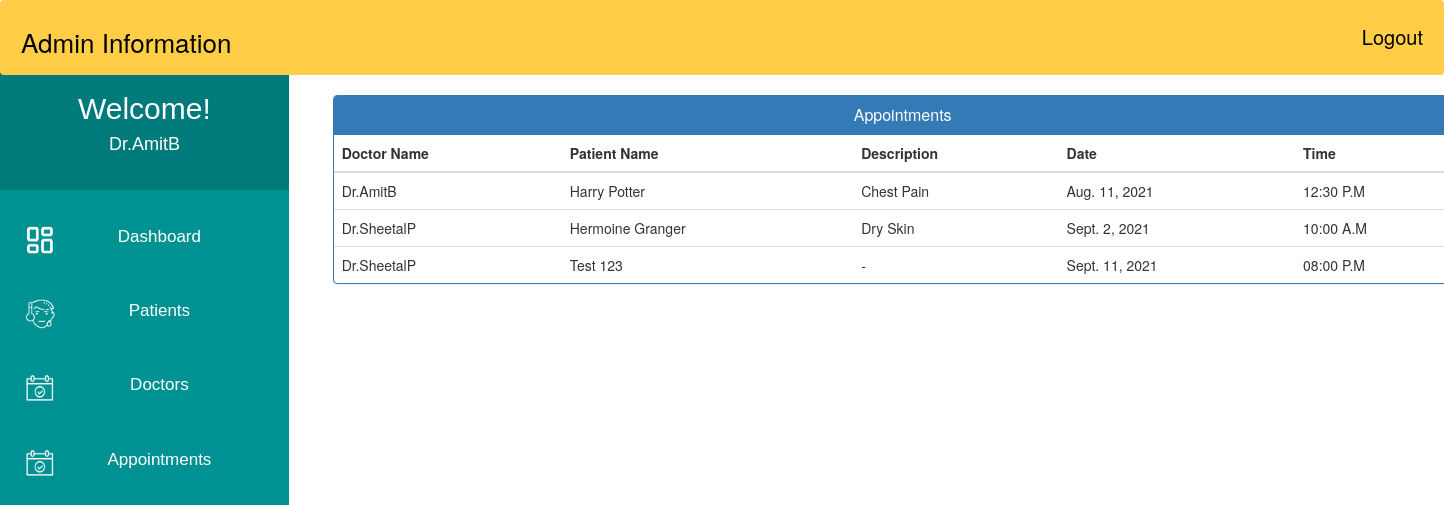
/admin_view_appointment/ (signed in), run on the app's committed database.
### MyApp/models.py (models this page shows, shortened)
class Appointment(models.Model):
    patientId=models.PositiveIntegerField(null=True)
    doctorId=models.PositiveIntegerField(null=True)
    patientName=models.CharField(max_length=40,null=True)
    doctorName=models.CharField(max_length=40,null=True)
    appointmentDate=models.DateField(null=False)
    description=models.TextField(max_length=500)
    status=models.BooleanField(default=False)
    time = models.CharField(max_length=10, choices=Time,default="")

### MyApp/views.py (the view)
# urls.py: path('admin_view_appointment/', views.admin_view_appointment, name="admin_view_appointment"),
@login_required(login_url='adminlogin')
def admin_view_appointment(request):
    appointments=Appointment.objects.all().filter(status=True)
    return render(request,'MyApp/admin_view_appointment.html',{'appointments':appointments})

### templates/MyApp/admin_view_appointment.html (shortened to what this page needs)
{% extends 'MyApp/admin_base.html' %}
{% block content_dashboard %}
<head>
  <link href="//netdna.bootstrapcdn.com/bootstrap/3.0.0/css/bootstrap.min.css" rel="stylesheet" id="bootstrap-css">
</head>
<div class="container" style="margin-left:22%; margin-right:5%;">
  <div class="panel panel-primary">
    <div class="panel-heading">
      <h6 class="panel-title">Appointments</h6>
    </div>
    <table class="table table-hover" id="dev-table">
      <thead>
        <tr>
          <th>Doctor Name</th>
          <th>Patient Name</th>
          <th>Description</th>
          <th>Date</th>
          <th>Time</th>
        </tr>
      </thead>
      {% for a in appointments %}
      <tr>
        <td> {{a.doctorName}}</td>
        <td>{{a.patientName}}</td>
        <td>{{a.description}}</td>
        <td>{{a.appointmentDate}}</td>
        <td>{{a.time}}</td>
      </tr>
      {% endfor %}
    </table>
  </div>
</div>
{% endblock content_dashboard %}

### templates/MyApp/admin_base.html (shortened to what this page needs)
<!DOCTYPE html>
{% load staticfiles %}
<html lang="en">
<head>
</head>
<body>
    <div class="navbar">
        <a>Admin Information</a>
        <a href="{% url 'MyApp:logout' %}" class="logoutbtn" style="font-size:18px, text-align: center;">Logout</a>
    </div>
     <div class="sidebar">
        <div class="userprofile">
            <h2 style="color:white; font-family:sans-serif; padding-top:25px; text-align:center; margin:0px;">Welcome!</h2>
            <h4 style="color:white; font-family:sans-serif; text-align:center; padding-bottom:35px;">{{request.user.username}}</h4>
        </div>
        <a href="{% url 'MyApp:admin_dashboard' %}"><img class="icon" src="{% static "images/PDash.png" %}">Dashboard</a>
        <a href="{% url 'MyApp:admin_patient' %}"><img class="icon" src="{% static "images/PIcon.png" %}">Patients</a>
        <a href="{% url 'MyApp:admin_doctor' %}"><img class="icon" src="{% static "images/ApptIcon.png" %}">Doctors</a>
        <a href="{% url 'MyApp:admin_appointment' %}"><img class="icon" src="{% static "images/ApptIcon.png" %}">Appointments</a>
    </div>
{%  block content_dashboard %}
{%  endblock content_dashboard %}
</body>
</html>

### templates/MyApp/admin_base.html (style rules this page uses)
body { background-color: rgb(255, 255, 255); padding: 0px; margin-top: 0px; margin-left: 0px; margin-right: 0px; margin-bottom: 0px; }
.navbar { overflow: hidden; background-color: rgb(255, 206, 70); height:75px; width:100%; padding-top:22px; z-index:1; top:0; position:fixed; display:block; }
.navbar a { float: left; display:block; font-size: 26px; color: black; text-align: center; padding-left:20px; text-decoration: none; }
.navbar .logoutbtn { float: right; display:block; font-size: 20px; color: black; text-align: center; padding-right:20px; text-decoration: none; }
.sidebar .userprofile { background-color: rgb(0, 122, 122); }
.sidebar { margin-top: 0px; padding-top: 0px; width: 20%; text-align: center; height=100vh; background-color: rgb(0, 146, 146); font-family: sans-serif; font-size:17px; font-weight: normal; position: fixed; top: 67px; left: 0; bottom: 0; }
.sidebar a { display: block; color: white; padding: 25px; text-decoration: none; }
.icon { float:left; width:30px; height:30px; }

### templates/MyApp/admin_view_appointment.html (style rules this page uses)
a:link { text-decoration: none; }
h6 { text-align: center; }

### data on the page
Appointment: doctorName "Dr.AmitB", patientName "Harry Potter", description "Chest Pain", appointmentDate "Aug. 11, 2021", time "12:30 P.M"
Appointment: doctorName "Dr.SheetalP", patientName "Hermoine Granger", description "Dry Skin", appointmentDate "Sept. 2, 2021", time "10:00 A.M"
Appointment: doctorName "Dr.SheetalP", patientName "Test 123", description "-", appointmentDate "Sept. 11, 2021", time "08:00 P.M"

### other printed values
{{ request.user.username }} "Dr.AmitB"
